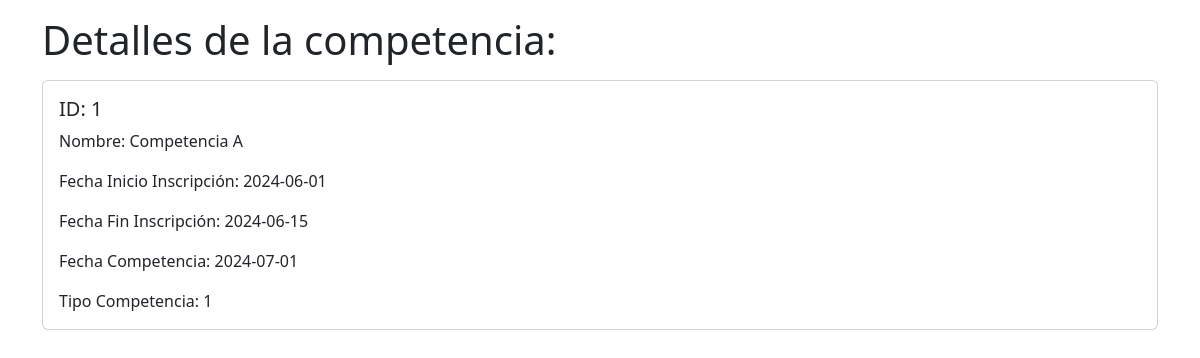
The app's page /Versión_1/Diseño/vercompetencia.php?id=1, older data.
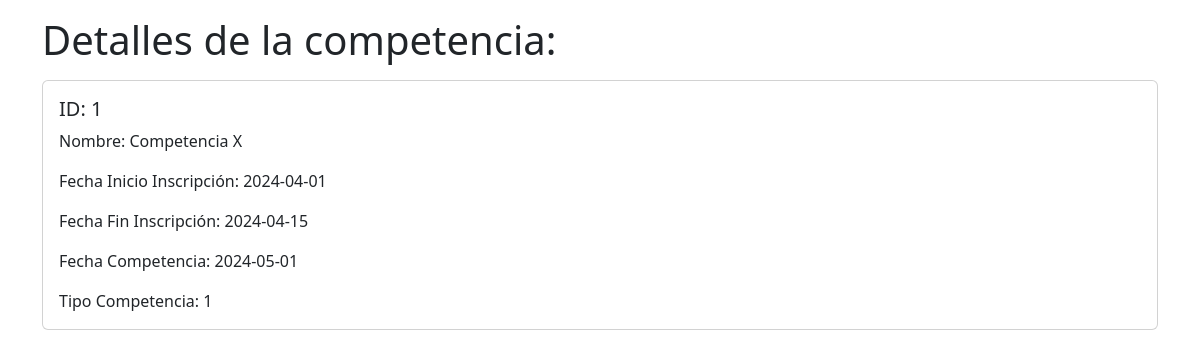
The same page, newer data.
### tables this page shows
CREATE TABLE `competencia` (
  `id` int(11) NOT NULL,
  `nombre` varchar(100) DEFAULT NULL,
  `fecha_inicio_inscripcion` date DEFAULT NULL,
  `fecha_fin_inscripcion` date DEFAULT NULL,
  `fecha_compentencia` date DEFAULT NULL,
  `tipo_competencia` int(11) DEFAULT NULL
);

### Versión_1/Diseño/CompetenciaController.php (called while the page is built, shortened)
<?php
require_once 'CompetenciaModel.php';
class CompetenciaController {
    private $model;
    public function __construct($db) {
        $this->model = new CompetenciaModel($db);
    }
    public function getCompetenciaById($id) {
        return $this->model->getCompetenciaById($id);
    }
}
?>

### Versión_1/Diseño/CompetenciaModel.php (called while the page is built, shortened)
<?php
class CompetenciaModel {
    private $conn;
    public function __construct($db) {
        $this->conn = $db;
    }
    public function getCompetenciaById($id) {
        $query = "SELECT * FROM competencia WHERE id = ?";
        $stmt = $this->conn->prepare($query);
        $stmt->bindParam(1, $id);
        $stmt->execute();
        return $stmt->fetch(PDO::FETCH_ASSOC);
    }
}
?>

### Versión_1/Diseño/vercompetencia.php (the view, shortened to what this page needs)
<!DOCTYPE html>
<html lang="en">
<head>
    <link href="https://cdn.jsdelivr.net/npm/bootstrap@5.3.0-alpha1/dist/css/bootstrap.min.css" rel="stylesheet">
</head>
<body>
    <div class="container">
        <?php
        require_once 'CompetenciaController.php';
        $db = new PDO('mysql:host=localhost;dbname=datosks', 'root', '');
        $controller = new CompetenciaController($db);
        if(isset($_GET['id'])) {
            $id = $_GET['id'];
            $competencia = $controller->getCompetenciaById($id);
            echo "<h1 class='mt-3'>Detalles de la competencia:</h1>";
            if ($competencia) {
                echo "<div class='card mt-3'>";
                echo "<div class='card-body'>";
                echo "<h5 class='card-title'>ID: " . $competencia['id'] . "</h5>";
                echo "<p class='card-text'>Nombre: " . $competencia['nombre'] . "</p>";
                echo "<p class='card-text'>Fecha Inicio Inscripción: " . $competencia['fecha_inicio_inscripcion'] . "</p>";
                echo "<p class='card-text'>Fecha Fin Inscripción: " . $competencia['fecha_fin_inscripcion'] . "</p>";
                echo "<p class='card-text'>Fecha Competencia: " . $competencia['fecha_compentencia'] . "</p>";
                echo "<p class='card-text'>Tipo Competencia: " . $competencia['tipo_competencia'] . "</p>";
                echo "</div>";
                echo "</div>";
            } else {
                echo "<div class='alert alert-danger mt-3' role='alert'>Competencia no encontrada.</div>";
            }
        } else {
            echo "<div class='alert alert-warning mt-3' role='alert'>ID de competencia no proporcionado.</div>";
        }
        ?>
    </div>
</body>
</html>

Row changes from the older to the newer data that the page shows:
changed competencia id 1: nombre "Competencia A" → "Competencia X"; fecha_inicio_inscripcion "2024-06-01" → "2024-04-01"; fecha_fin_inscripcion "2024-06-15" → "2024-04-15"; fecha_compentencia "2024-07-01" → "2024-05-01"
